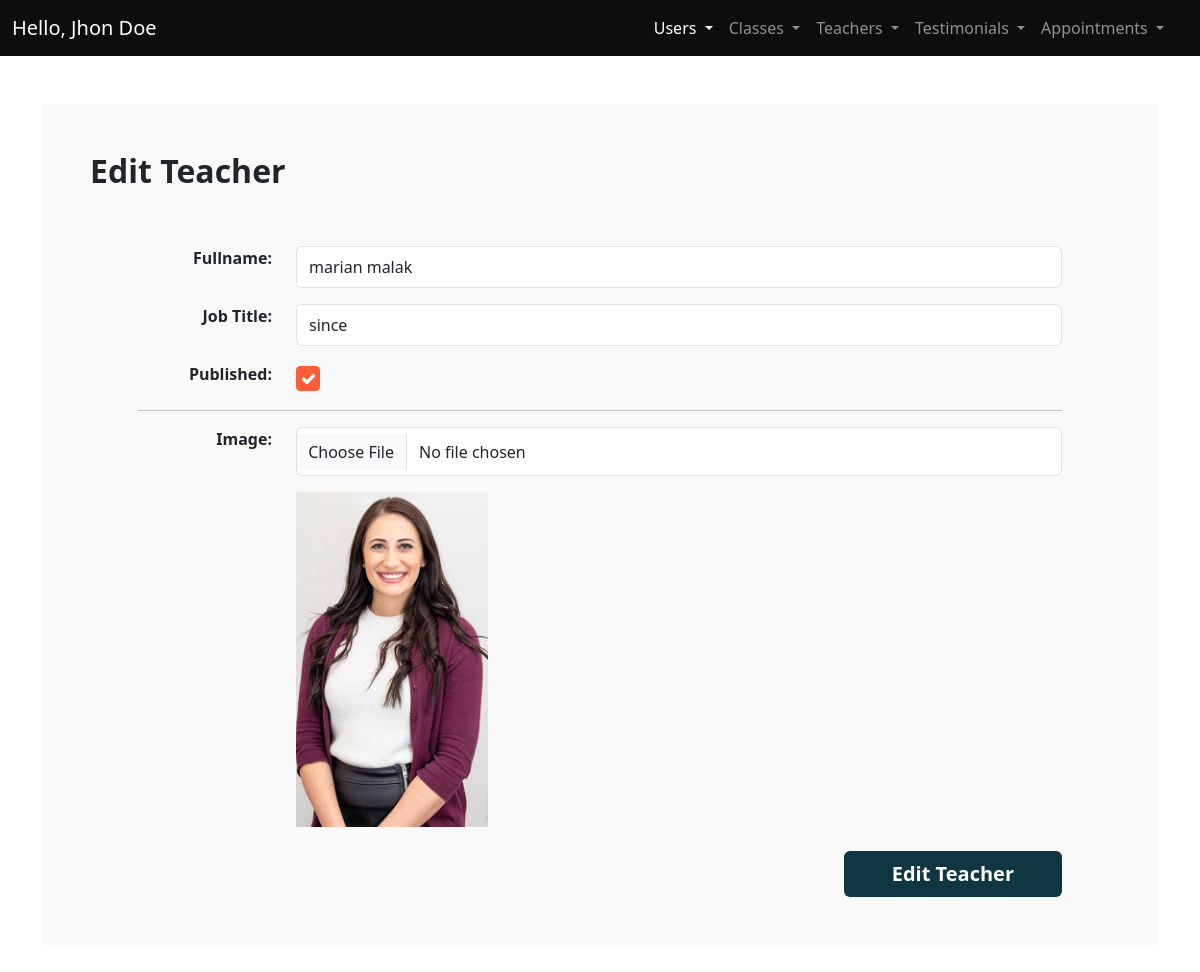
Screenshot of /admin/edit_teacher.php?id=1 (signed in) with the database file from the repository.
### tables this page shows
CREATE TABLE `teachers` (
  `id` int(11) NOT NULL,
  `regDate` timestamp NOT NULL DEFAULT current_timestamp(),
  `fullName` varchar(50) NOT NULL,
  `jobTitle` varchar(50) NOT NULL,
  `published` tinyint(4) NOT NULL,
  `image` varchar(50) NOT NULL
);

### admin/edit_teacher.php (the view, shortened to what this page needs)
<?php
require_once "includes/conn.php";
if (isset($_GET['id'])) {
    $sql = "SELECT * FROM `teachers` WHERE id =?";
    $stmt = $conn->prepare($sql);
    $id = $_GET['id'];
    $stmt->execute([$id]);
    $teacher = $stmt->fetch();
} else {
    header('location:teachers.php');
    die();
}
?>
<!DOCTYPE html>
<html lang="en">
  <head>
    <link rel="stylesheet" href="css/main.min.css" />
    <link rel="stylesheet" href="css/styles.css" />
  </head>
  <body>
    <main>
    <?php
      require_once "includes/nav.php";
    ?>
      <div class="container my-5">
        <div class="bg-light p-5 rounded">
          <h2 class="fw-bold fs-2 mb-5 pb-2">Edit Teacher</h2>
          <form action="" method="POST" class="px-md-5" enctype="multipart/form-data">
            <div class="form-group mb-3 row">
              <label for="" class="form-label col-md-2 fw-bold text-md-end"
                >Fullname:</label
              >
              <div class="col-md-10">
                <input
                  type="text"
                  placeholder="e.g. John Doe"
                  class="form-control py-2"
                  name='fullName'
                  value='<?php echo $teacher["fullName"]; ?>'
                />
              </div>
            </div>
            <div class="form-group mb-3 row">
              <label for="" class="form-label col-md-2 fw-bold text-md-end"
                >Job Title:</label
              >
              <div class="col-md-10">
                <input
                  type="text"
                  placeholder="e.g. Content Creator"
                  class="form-control py-2"
                  name='jobTitle'
                  value='<?php echo $teacher["jobTitle"]; ?>'
                />
              </div>
            </div>
            <div class="form-group mb-3 row">
              <label for="" class="form-label col-md-2 fw-bold text-md-end"
                >Published:</label
              >
              <div class="col-md-10">
                <input
                  checked
                  type="checkbox"
                  class="form-check-input"
                  style="padding: 0.7rem"
                  name='published'
                  <?php echo ($teacher['published'] === 1) ? "checked" : ""; ?>
                />
              </div>
            </div>
            <hr />
            <div class="form-group mb-3 row">
              <label for="" class="form-label col-md-2 fw-bold text-md-end"
                >Image:</label
              >
              <div class="col-md-10">
                <input
                  type="file"
                  class="form-control"
                  style="padding: 0.7rem"
                  name='image'
                />
              </div>
            </div>
            <div class="row justify-content-end">
              <div class="col-md-10">
              <img src="../img/<?php echo $teacher['image'] ?>" alt="" style="width:25%">
              </div>
            </div>
            <div class="text-md-end">
              <button
                class="btn mt-4 btn-secondary text-white fs-5 fw-bold border-0 py-2 px-md-5"
              >
                Edit Teacher
              </button>
            </div>
          </form>
        </div>
      </div>
    </main>
  </body>
</html>

### rows the page displays
teachers: fullName "marian malak", jobTitle "since", published "☑", image (picture)
